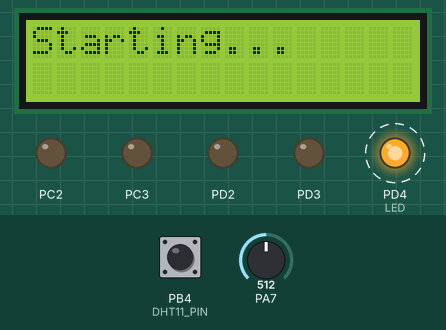
The program below on a simulated ATmega16, built with avr-gcc and emulated at 8 MHz. On the bench: 16×2 character LCD, output pins drawn as LEDs (lit = HIGH). Wiring (inferred from the names in the program): DS1307 clock at I2C address 0x68; character LCD (HD44780): RS PD6; R/W PD5; E PD7; data PC4, PC5, PC6, PC7. Dashed ring = blinking. The inputs (shaded band) are chosen by the test bench; at power-on: PA7 = 512, PB4 (DHT11_PIN) HIGH. The local clock reads 2024-03-15 10:24:30 at power-on unless the program sets it; pins used as bus, display or sensor lines are not drawn; what the program prints to the serial monitor is not drawn.

Above: at 1.2 s.
1.3 s: PA7 set to 900
At 15.9 s:
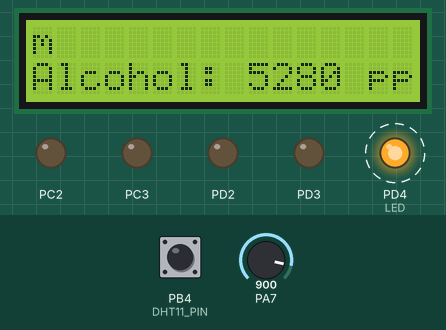
19.6 s: PA7 set to 511
At 23.8 s:
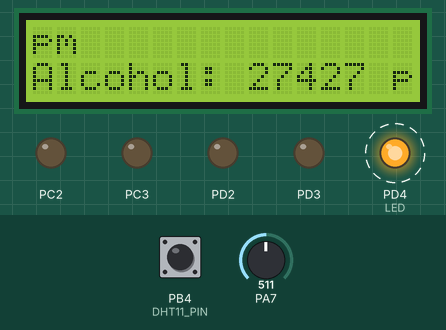
24.7 s: PA7 set to 122
At 33.0 s:
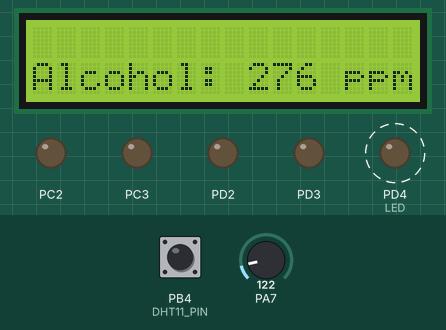
33.5 s: PA7 set to 6
At 41.9 s:
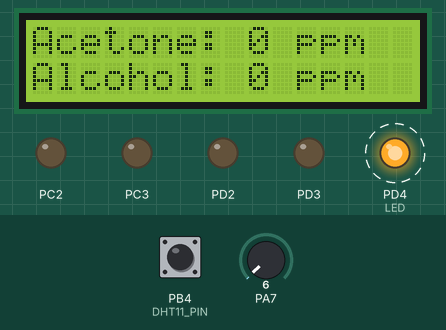
42.7 s: PA7 set to 306
At 53.9 s:
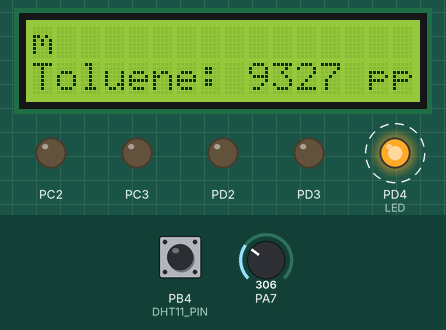
Timing chart, 0 to 55.7 s (numbered marks = the images above; inputs shaded):
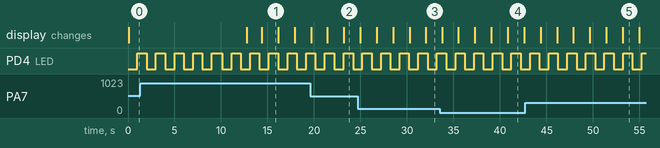

The program:

main.cpp
```cpp
/*
 * UART.cpp
 *
 * Created: 12/3/2023 7:37:33 AM
 * Author : tuann
 */
/*******************************
led:xxxxxxxx			// set PORTD = xxxxxxxx(bin);
led:1					// turn off led
*******************************/
#define FRE				8
#define F_CPU			8000000UL
#include <avr/io.h>
#include <util/delay.h>
#include "avr/interrupt.h"
#include "stdio.h"
#include "stdint.h"
#include "string.h"
#include "stdlib.h"
#include "MQ135.h"

#define cbi(PORTx, Pxi)			(PORTx) &= ~(1 << (Pxi))
#define sbi(PORTx, Pxi)			(PORTx) |= (1 << (Pxi))

#define DURATION		(10 * 1000)

#define LED				(PD4)

#define AVCC_MODE		(1 << REFS0)
#define UART_TIMEOUT	20							//2ms

#define TWI_R			1
#define TWI_W			0
#define TWI_START		(1 << TWINT) | (1 << TWEN) | (1 << TWSTA)
#define TWI_STOP		(1 << TWINT) | (1 << TWSTO) | (1 << TWEN)
#define DS1307_I2C_ADDR    	 	0x68
#define DS1307_REG_SECOND    	0x00
#define DS1307_REG_MINUTE    	0x01
#define DS1307_REG_HOUR      	0x02
#define DS1307_REG_DOW       	0x03
#define DS1307_REG_DATE      	0x04
#define DS1307_REG_MONTH     	0x05
#define DS1307_REG_YEAR      	0x06
#define DS1307_REG_CONTROL   	0x07
#define DS1307_REG_UTC_HR    	0x08
#define DS1307_REG_UTC_MIN   	0x09
#define DS1307_REG_CENT      	0x10
#define DS1307_TIMEOUT       	1000

#define START_SENT				0x08
#define RE_SENT					0x10
#define SLA_ADD_W				0x18
#define DATA_SENT				0x28

#define SLA_ADD_R				0x40
#define DATA_RECV_ACK			0x50
#define DATA_RECV_NACK			0x58

#define DHT11_PIN				(PB4)

#define LCD_Cmd_Port PORTD
#define LCD_Cmd_Dir DDRD
#define LCD_Dir  DDRC			/* Define LCD data port direction */
#define LCD_Port PORTC			/* Define LCD data port */
#define RS PD6				/* Define Register Select pin */
#define RW PD5				/* Define Read/Write signal pin */
#define EN PD7 				/* Define Enable signal pin */

typedef struct {
	uint8_t sec;
	uint8_t min;
	uint8_t hour;
	uint8_t dow;
	uint8_t date;
	uint8_t month;
	uint16_t year;
} DS1307_param_t;

typedef struct {
	uint8_t hum;
	uint8_t tem;
} DHT11_param_t;

//timer0
volatile uint32_t g_sys_tick = 0;							//1ms
volatile uint32_t last_tick = 0;
volatile uint32_t lcd_tick = 0;
volatile uint32_t led_tick = 0;

//timer2
volatile uint32_t tim2_tick = 0;
volatile uint32_t last_tim2_tick = 0;

//UART
uint8_t test[] = "Hello\n";
uint8_t rx[100];
uint8_t tx[100];
uint8_t uart_cnt = 0;
uint32_t uart_last_rcv = 0;

//ADC
uint8_t channel = 7;										// PA7
uint16_t ADC_val;
uint8_t ADC_tx[100];
Air_param_t aqi;

uint8_t irh, drh, it, dt, checksum;

DHT11_param_t dht11;
DS1307_param_t ds1307;

// LCD
uint8_t fst = 1;
char lcd_l1[16] = "";
char lcd_l2[16] = "";
uint8_t mode = 0;

uint8_t led_state = 0;

void blink();

void TIM0_Init();

void UART_Init();
void UARTTransmitByte(uint8_t tx_byte);
void UARTTransmit(uint8_t *tx);
void HandleCommand();

void ADC_Init();
uint16_t readADC();							// Single Ended Input

void TWI_Init();
void TWI_Master_Transmit(uint8_t add, uint8_t* data, uint8_t len);
void TWI_Master_Receive(uint8_t add, uint8_t* data, uint8_t len);

uint8_t DS1307_DecodeBCD(uint8_t bin);
uint8_t DS1307_EncodeBCD(uint8_t dec);
void DS1307_SetClockHalt(uint8_t halt);
void DS1307_SetRegByte(uint8_t regAddr, uint8_t val);
void DS1307_SetTimeZone(uint8_t hr, uint8_t min);
uint8_t DS1307_GetClockHalt();
uint8_t DS1307_GetRegByte(uint8_t regAddr);
void DS1307_config();
void DS1307_Gettime(DS1307_param_t *ds1307);
void DS1307_Settime(uint8_t sec, uint8_t min, uint8_t hour_24mode, uint8_t dayOfWeek, uint8_t date, uint8_t month, uint16_t year);

void DHT11_Init();
void DHT11_GetValue(DHT11_param_t* dht11);

void LCD_Command( unsigned char cmnd );
void LCD_Char( unsigned char data );
void LCD_Init (void);
void LCD_String (char *str);
void LCD_String_xy (char row, char pos, char *str);
void LCD_Clear();
void LCD_Display(uint8_t mode);
void LCD_Hanlde();

int main(void)
{
    /* Replace with your application code */
	UART_Init();
	TIM0_Init();
	ADC_Init();
	DHT11_Init();
	TWI_Init();
	DS1307_SetClockHalt(0);
	DS1307_Settime(0, 18, 22, 5, 12, 7, 2023);
	//_delay_ms(1000);
	LCD_Init();
	LCD_String((char*)"Starting...");
	while (1)
    {
		blink();
		HandleCommand();
		if (g_sys_tick - last_tick > DURATION) {
			last_tick = g_sys_tick;
			ADC_val = readADC();
			DHT11_GetValue(&dht11);
			DS1307_Gettime(&ds1307);
			getAQI_Correctval(&aqi, dht11.tem, dht11.hum, ADC_val);
//			sprintf((char*) ADC_tx, "ADC value: %d\nAcetone: %d Alcohol: %d CO: %d CO2: %d NH4: %d Toluene: %d\n",
//			(int) ADC_val, (int) aqi.Acetone, (int) aqi.Alcohol, (int) aqi.CO, (int) aqi.CO2, (int) aqi.NH4, (int) (12.5/6));
			sprintf((char*) ADC_tx, "%04d%02d%02d%02d%02d%02d\tAcetone:%d\tAlcohol:%d\tCO:%d\tCO2:%d\tAmmoniac:%d\tToluene:%d\tTem:%d\tHum:%d",
			ds1307.year, ds1307.month, ds1307.date, ds1307.hour, ds1307.min, ds1307.sec,
			(int) aqi.Acetone, (int) aqi.Alcohol, (int) aqi.CO, (int) aqi.CO2, (int) aqi.NH4, (int) aqi.Toluene,
			(int) dht11.tem, (int) dht11.hum);
			UARTTransmit(ADC_tx);
			memset(ADC_tx, 0, sizeof(ADC_tx));
			//PORTD = ~PORTD;
		}
		LCD_Hanlde();
    }
}

void blink() {
	if (g_sys_tick - led_tick > 1000) {
		led_tick = g_sys_tick;
		if (PORTD & (1 << LED))
			PORTD &= ~(1 << LED);
		else
			PORTD |= (1 << LED);
	}
}

void TIM0_Init() {
	TCCR0 = (1 << CS01) | (1 << CS00);				// prescaler = 64
	TCNT0 = 131;									// 64 / 8MHz * (256 - 131) = 1ms
	TIMSK = (1 << TOIE0);							// enable Timer interrupt
	sei();
}

void UART_Init() {
	// Set baud rate 9600 with FRE = 8MHz
	UBRRH = 0;
	UBRRL = 51;

	UCSRA = 0x00;

	UCSRB = (1 << RXCIE) | (1 << RXEN) | (1 << TXEN);

	UCSRC = (1 << URSEL) | (1 << UCSZ1) | (1 << UCSZ0);

	sei();
}

void UARTTransmitByte(uint8_t tx_byte) {
	while(!(UCSRA & (1 << UDRE)));
	UDR = tx_byte;
}

void UARTTransmit(uint8_t *tx) {
	for(int i = 0; i < (int) strlen((char*) tx); i++) {
		UARTTransmitByte(tx[i]);
	}
}

void HandleCommand() {
	if (g_sys_tick - uart_last_rcv > UART_TIMEOUT && uart_cnt >= 2) {
		/*
		if (strncmp((char*) rx, "led:", 4) == 0) {
			if (strlen((char*)rx) == 12) {
				PORTD = (uint8_t) strtoul((char*) (rx + 4), NULL, 2);
				sprintf((char*) tx, "Set PORTD = %s\n", rx + 4);
				UARTTransmit(tx);
			}
			else if (strcmp((char*) rx, "led:1") == 0) {
				PORTD = 0xFF;
				sprintf((char*) tx, "Turn off led\n");
				UARTTransmit(tx);
			}
			memset(rx, 0, strlen((char*) rx));
			uart_cnt = 0;
		}
		*/
		if (strncmp((char*) rx, "time:", 5) == 0 && strlen((char*) rx) == 19) {				//time:YYYYMMddhhmmss
			int y, M, d, h, m, s;
			sscanf((char*) (rx + 5), "%4d%2d%2d%2d%2d%2d", &y, &M, &d, &h, &m, &s);
			DS1307_Settime(s, m, h, 1, d, M, y);
			memset(rx, 0, strlen((char*) rx));
			uart_cnt = 0;
		}
		else {
			sprintf((char*) tx, "Invalid Command\n");
			UARTTransmit(tx);
			memset(rx, 0, strlen((char*) rx));
			uart_cnt = 0;
		}
	}
}

void ADC_Init() {
	ADMUX |= AVCC_MODE;
	ADCSRA = (1 << ADEN) | (1 << ADPS2) | (1 << ADPS1) | (1 << ADPS0);		// Enable ADC and choose ADC prescaler = 128 and Left Adjust Result
}

uint16_t readADC() {
	ADMUX = channel | AVCC_MODE;
	ADCSRA |= (1 << ADSC);
	while (!(ADCSRA & (1 << ADIF)));
//	uint16_t value = (uint16_t) (ADCH << 8) + (uint16_t) (ADCL);
	uint16_t value = ADCW;
	return value;
}

void TWI_Init() {
	TWSR = 0x00;
	TWBR = 0x32;					// SCL fre = 100MHz with clock = 8MHz
	TWCR = (1 << TWEN);
}

void TWI_Master_Transmit(uint8_t add, uint8_t* data, uint8_t len) {
	TWCR = TWI_START;
//	while (!(TWCR & (1 << TWINT)));
	while ((TWCR & (1 << TWINT)) == 0);

 	TWDR = (add << 1) | TWI_W;
	TWCR = (1 << TWINT) | (1 << TWEN);				// clear bit TWINT
	while ((TWCR & (1 << TWINT)) == 0);

	for (int i = 0; i < len; i++) {
		TWDR = data[i];
		TWCR = (1 << TWINT) | (1 << TWEN);				// clear bit TWINT
		while ((TWCR & (1 << TWINT)) == 0);
	}

	TWCR = TWI_STOP;
	TWI_Init();
}

void TWI_Master_Receive(uint8_t add, uint8_t word_add, uint8_t* data, uint8_t len) {
	TWCR = TWI_START;
	while ((TWCR & (1 << TWINT)) == 0);

	TWDR = (add << 1) | TWI_W;
	TWCR = (1 << TWINT) | (1 << TWEN);				// clear bit TWINT
	while ((TWCR & (1 << TWINT)) == 0);

	TWDR = word_add;
	TWCR = (1 << TWINT) | (1 << TWEN);				// clear bit TWINT
	while ((TWCR & (1 << TWINT)) == 0);

	TWCR = TWI_START;
	while ((TWCR & (1 << TWINT)) == 0);

	TWDR = (add << 1) | TWI_R;
	TWCR = (1 << TWINT) | (1 << TWEN);				// clear bit TWINT
	while ((TWCR & (1 << TWINT)) == 0);

	//first len - 1 byte, response ACK
	for (int i = 1; i < len - 1; i++) {
		TWCR = (1 << TWINT) | (1 << TWEA) | (1 << TWEN);				//clear TWINT, send ACK when receive msg from slave and enable TW
		while ((TWCR & (1 << TWINT)) == 0);
		data[i] = TWDR;
	}
	// last byte response NACK
	TWCR = (1 << TWINT) | (1 << TWEN);
	while (!(TWCR & (1 << TWINT)));
	data[len - 1] = TWDR;

	TWCR = TWI_STOP;
	TWI_Init();
}

uint8_t DS1307_DecodeBCD(uint8_t bin) {				// bcd to dec
	return (((bin & 0xf0) >> 4) * 10) + (bin & 0x0f);
}
uint8_t DS1307_EncodeBCD(uint8_t dec) {				// dec to bcd
	return (dec % 10 + ((dec / 10) << 4));
}

uint8_t DS1307_GetRegByte(uint8_t regAddr) {
	uint8_t val;
	TWI_Master_Receive(DS1307_I2C_ADDR, regAddr, &val, 1);
	return val;
}

void DS1307_SetRegByte(uint8_t regAddr, uint8_t val) {
	uint8_t bytes[2] = {regAddr, val};
	TWI_Master_Transmit(DS1307_I2C_ADDR, bytes, 2);
}

void DS1307_Gettime(DS1307_param_t *ds1307) {
	uint16_t cen;
	ds1307->sec = DS1307_DecodeBCD(DS1307_GetRegByte(DS1307_REG_SECOND) & 0x7f);
	ds1307->min = DS1307_DecodeBCD(DS1307_GetRegByte(DS1307_REG_MINUTE));
	ds1307->hour = DS1307_DecodeBCD(DS1307_GetRegByte(DS1307_REG_HOUR) & 0x3f);
	ds1307->dow = DS1307_DecodeBCD(DS1307_GetRegByte(DS1307_REG_DOW));
	ds1307->date = DS1307_DecodeBCD(DS1307_GetRegByte(DS1307_REG_DATE));
	ds1307->month = DS1307_DecodeBCD(DS1307_GetRegByte(DS1307_REG_MONTH));
	cen = DS1307_GetRegByte(DS1307_REG_CENT) * 100;
	ds1307->year = DS1307_DecodeBCD(DS1307_GetRegByte(DS1307_REG_YEAR)) + cen;
}

void DS1307_Settime(uint8_t sec, uint8_t min, uint8_t hour_24mode, uint8_t dayOfWeek, uint8_t date, uint8_t month, uint16_t year) {
	DS1307_SetRegByte(DS1307_REG_SECOND,
	DS1307_EncodeBCD(sec | DS1307_GetClockHalt()));
	DS1307_SetRegByte(DS1307_REG_MINUTE, DS1307_EncodeBCD(min));
	DS1307_SetRegByte(DS1307_REG_HOUR, DS1307_EncodeBCD(hour_24mode & 0x3f)); //hour_24mode Hour in 24h format, 0 to 23.
	DS1307_SetRegByte(DS1307_REG_DOW, DS1307_EncodeBCD(dayOfWeek)); //dayOfWeek Days since last Sunday, 0 to 6.
	DS1307_SetRegByte(DS1307_REG_DATE, DS1307_EncodeBCD(date)); //date Day of month, 1 to 31.
	DS1307_SetRegByte(DS1307_REG_MONTH, DS1307_EncodeBCD(month)); //month Month, 1 to 12.
	DS1307_SetRegByte(DS1307_REG_CENT, year / 100);
	DS1307_SetRegByte(DS1307_REG_YEAR, DS1307_EncodeBCD(year % 100)); //2000 to 2099.
}

uint8_t DS1307_GetClockHalt() {
	return (DS1307_GetRegByte(DS1307_REG_SECOND) & 0x80) >> 7;
}

void DS1307_SetClockHalt(uint8_t halt) {
	uint8_t ch = (halt ? 1 << 7 : 0);
	DS1307_SetRegByte(DS1307_REG_SECOND, ch | (DS1307_GetRegByte(DS1307_REG_SECOND) & 0x7f));
}

void DS1307_SetTimeZone(uint8_t hr, uint8_t min) {
	DS1307_SetRegByte(DS1307_REG_UTC_HR, hr);
	DS1307_SetRegByte(DS1307_REG_UTC_MIN, min);
}

void DS1307_config() {
	DS1307_SetClockHalt(0);
//	DS1307_SetTimeZone(+7, 00);
}

void DHT11_Init() {
	DDRB |= (1 << DHT11_PIN);						// DHT11 pin is PA4
	PORTB |= (1 << DHT11_PIN);
}

void DHT11_GetValue(DHT11_param_t* dht11) {
	uint8_t byte[5];

	PORTB &= ~(1 << DHT11_PIN);						// mcu start signal
	_delay_ms(18);
	PORTB |= (1 << DHT11_PIN);
	DDRB &= ~(1 << DHT11_PIN);
	_delay_us(30);

	if(PINB & (1 << DHT11_PIN)) {
		//sprintf((char*) rx, "Err1\n");
		//UARTTransmit(rx);
		return;
	}
	_delay_us(80);

	if(!(PINB & (1 << DHT11_PIN))) {
		//sprintf((char*) rx, "Err2\n");
		//UARTTransmit(rx);
		return;
	}
	_delay_us(80);									// wait dht response
	for (int j = 0; j < 5; j++) { //for each byte (5 total)
		uint8_t result = 0;
		for(int i = 0; i < 8; i++) {//for each bit in each byte (8 total)
			while(!(PINB & (1 << DHT11_PIN)));
			_delay_us(30);
			if(PINB & (1 << DHT11_PIN))
				//result |= (1 << (7-i));
				result = (result << 1) | 0x01;
			else
				result = result << 1;
			while(PINB & (1 << DHT11_PIN));
		}
		byte[j] = result;
	}

	DHT11_Init();

	dht11->hum = byte[0];
	dht11->tem = byte[2];
}


void LCD_Command( unsigned char cmnd )
{
	LCD_Port = (LCD_Port & 0x0F) | (cmnd & 0xF0); /* sending upper nibble */
	LCD_Cmd_Port &= ~ (1<<RS);		/* RS=0, command reg. */
	LCD_Cmd_Port |= (1<<EN);		/* Enable pulse */
	_delay_us(1);
	LCD_Cmd_Port &= ~ (1<<EN);

	_delay_us(200);

	LCD_Port = (LCD_Port & 0x0F) | (cmnd << 4);  /* sending lower nibble */
	LCD_Cmd_Port |= (1<<EN);
	_delay_us(1);
	LCD_Cmd_Port &= ~ (1<<EN);
	_delay_ms(2);
}

void LCD_Char( unsigned char data )
{
	LCD_Port = (LCD_Port & 0x0F) | (data & 0xF0); /* sending upper nibble */
	LCD_Cmd_Port |= (1<<RS);		/* RS=1, data reg. */
	LCD_Cmd_Port |= (1<<EN);
	_delay_us(1);
	LCD_Cmd_Port &= ~ (1<<EN);

	_delay_us(200);

	LCD_Port = (LCD_Port & 0x0F) | (data << 4); /* sending lower nibble */
	LCD_Cmd_Port |= (1<<EN);
	_delay_us(1);
	LCD_Cmd_Port &= ~ (1<<EN);
	_delay_ms(2);
}

void LCD_Init (void)			/* LCD Initialize function */
{
	LCD_Dir = 0xFF;			/* Make LCD port direction as o/p */
	LCD_Cmd_Dir = 0xFF;
	LCD_Cmd_Port &= ~(1 << RW);
	_delay_ms(20);			/* LCD Power ON delay always >15ms */

	LCD_Command(0x02);		/* send for 4 bit initialization of LCD  */
	LCD_Command(0x28);              /* 2 line, 5*7 matrix in 4-bit mode */
	LCD_Command(0x0c);              /* Display on cursor off*/
	LCD_Command(0x06);              /* Increment cursor (shift cursor to right)*/
	LCD_Command(0x01);              /* Clear display screen*/
	_delay_ms(2);
}

void LCD_String (char *str)		/* Send string to LCD function */
{
	int i;
	for(i=0;str[i]!=0;i++)		/* Send each char of string till the NULL */
	{
		LCD_Char (str[i]);
	}
}

void LCD_String_xy (char row, char pos, char *str)	/* Send string to LCD with xy position */
{
	if (row == 0 && pos<16)
	LCD_Command((pos & 0x0F)|0x80);	/* Command of first row and required position<16 */
	else if (row == 1 && pos<16)
	LCD_Command((pos & 0x0F)|0xC0);	/* Command of first row and required position<16 */
	LCD_String(str);		/* Call LCD string function */
}

void LCD_Clear()
{
	LCD_Command (0x01);		/* Clear display */
	_delay_ms(2);
	LCD_Command (0x80);		/* Cursor at home position */
}

void LCD_Display(uint8_t mode) {
	if (mode == 0) {
		LCD_Clear();
		sprintf(lcd_l1, "Temperature: %d", dht11.tem);
		sprintf(lcd_l2, "Humidity: %d", dht11.hum);
		LCD_String_xy(0, 0, lcd_l1);
		LCD_String_xy(1, 0, lcd_l2);
	}
	else if (mode == 1) {
		LCD_Clear();
		sprintf(lcd_l1, "Acetone: %d ppm", aqi.Acetone);
		sprintf(lcd_l2, "Alcohol: %d ppm", aqi.Alcohol);
		LCD_String_xy(0, 0, lcd_l1);
		LCD_String_xy(1, 0, lcd_l2);
	}
	else if (mode == 2) {
		LCD_Clear();
		sprintf(lcd_l1, "CO: %d ppm", aqi.CO);
		sprintf(lcd_l2, "CO2: %d ppm", aqi.CO2);
		LCD_String_xy(0, 0, lcd_l1);
		LCD_String_xy(1, 0, lcd_l2);
	}
	else if (mode == 3) {
		LCD_Clear();
		sprintf(lcd_l1, "NH4: %d ppm", aqi.NH4);
		sprintf(lcd_l2, "Toluene: %d ppm", aqi.Toluene);
		LCD_String_xy(0, 0, lcd_l1);
		LCD_String_xy(1, 0, lcd_l2);
	}
	else if (mode == 4) {
		LCD_Clear();
		sprintf(lcd_l1, "%02d : %02d : %04d", ds1307.date, ds1307.month, ds1307.year);
		sprintf(lcd_l2, "%02d : %02d : %02d", ds1307.hour, ds1307.min, ds1307.sec);
		LCD_String_xy(0, 0, lcd_l1);
		LCD_String_xy(1, 0, lcd_l2);
	}
}

void LCD_Hanlde() {
	if (fst && g_sys_tick > 11000) {
		fst = 0;
		lcd_tick = g_sys_tick;
	}
	if (!fst && g_sys_tick - lcd_tick >= 1700) {
		LCD_Display(mode);
		mode++;
		if (mode == 5)
			mode = 0;
		lcd_tick = g_sys_tick;
	}
}

ISR(USART_RXC_vect) {
	rx[uart_cnt] = UDR;
	uart_cnt++;
	uart_last_rcv = g_sys_tick;
}

ISR(TIMER0_OVF_vect) {
	g_sys_tick++;
	TCNT0 = 131;
}
```

MQ135.h
```cpp
/*
 * MQ135.h
 *
 * Created: 12/5/2023 9:18:54 AM
 *  Author: tuann
 */


#ifndef MQ135_H_
#define MQ135_H_

#include <stdio.h>
#include <math.h>
#include "stdlib.h"

#define RL 		10				// kOhms
#define Vin 	5
#define Res 	1024	// Resolution
#define ATMOCO2 397.13

//Correction Values
#define CorrA 	-0.000002469136
#define CorrB 	0.00048148148
#define CorrC 	0.0274074074
#define CorrD 	1.37530864197
#define CorrE 	0.0019230769
#define R0 		76.63			//	Average value of R0 (kOhms)
/// Helper to calculate Voltage from Input
/// Voltage = input * Vin / (Resolution - 1)


typedef struct {
	uint16_t Acetone;
	uint16_t Alcohol;
	uint16_t CO;
	uint16_t CO2;
	uint16_t NH4;
	uint16_t Toluene;
} Air_param_t;

//struct MQ135 {
//	uint8_t pin;
//};

double MQ135_getVoltage(uint32_t ADC_val);
double MQ135_getCorrectionFactor(float temparature, float humidity);
double MQ135_getResistance(uint32_t ADC_val);
double MQ135_getCorrectResistance(double tem, double hum, uint32_t ADC_val);
// a and b dependent on type of gas
double MQ135_getPPM(float a, float b, uint32_t ADC_val);
double MQ135_getCorrectPPM(float a, float b, float tem, float hum, uint32_t ADC_val);
double MQ135_getPPMLinear(float a, float b, uint32_t ADC_val);
double MQ135_getAcetone(uint32_t ADC_val);
double MQ135_getCorrectAcetone(float tem, float hum, uint32_t ADC_val);
double MQ135_getAlcohol(uint32_t ADC_val);
double MQ135_getCorrectAlcohol(float tem, float hum, uint32_t ADC_val);
double MQ135_getCO2(uint32_t ADC_val);
double MQ135_getCorrectCO2(float tem, float hum, uint32_t ADC_val);
double MQ135_getCO(uint32_t ADC_val);
double MQ135_getCorrectCO(float tem, float hum, uint32_t ADC_val);
double MQ135_getNH4(uint32_t ADC_val);
double MQ135_getCorrectNH4(float tem, float hum, uint32_t ADC_val);
double MQ135_getToluene(uint32_t ADC_val);
double MQ135_getCorrectToluene(float tem, float hum, uint32_t ADC_val);
void getAQI_val(Air_param_t *aqi, uint32_t ADC_val);
void getAQI_Correctval(Air_param_t *aqi, int tem, int hum, uint32_t ADC_val);


#endif /* MQ135_H_ */
```

Source omitted: MQ135.cpp (3476 bytes)

Measured:
- after the input at 1.3 s, the display: first differs from a run without the input after 13.1 s (image 1)
- after the input at 19.6 s, the display: first differs from a run without the input after 3.6 s (image 2)
- after the input at 24.7 s, the display: first differs from a run without the input after 7.3 s (image 3)
- after the input at 33.5 s, the display: first differs from a run without the input after 7.3 s (image 4)
- by itself, PD4 (LED): alternates HIGH for 1.0 s and LOW for 1.0 s
- what the display in image 1 shows lasts 1.8 s, from 14.4 s to 16.2 s
